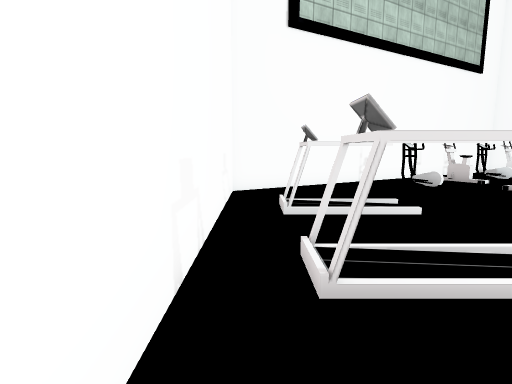
View 1 (above)

24 first-person views from a walk through a Unity game level. The camera is 1.5 m above the floor, tilts 8° down and sees 80° across. The floor is counted in squares, 1 m on a side. Each view is taken from the middle of a square. On the plan, view 1 faces up. The plan holds only what a view shows up to about 15 squares ahead; the rest is blank. The place goes on beyond the plan. The player character is not drawn. Some surface patterns are stand-ins.

View 2
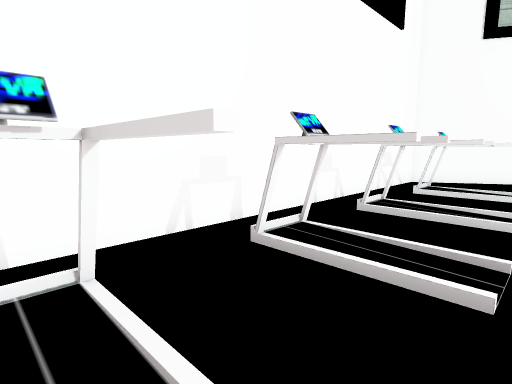

View 3
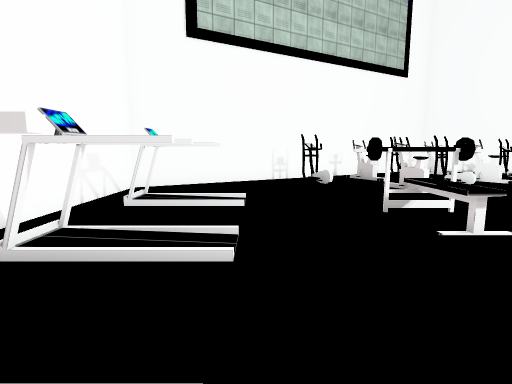

View 4
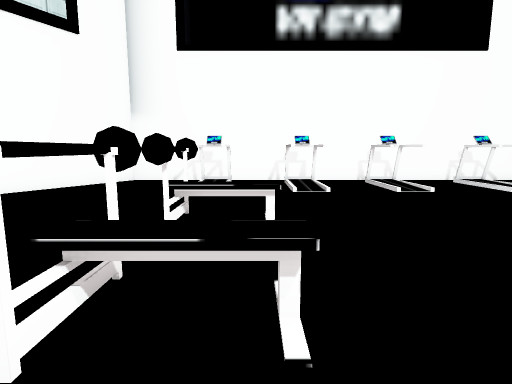

View 5
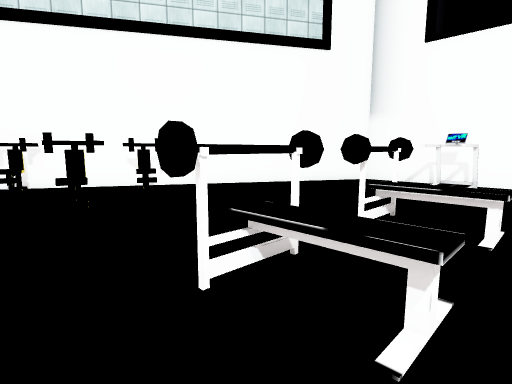

View 6
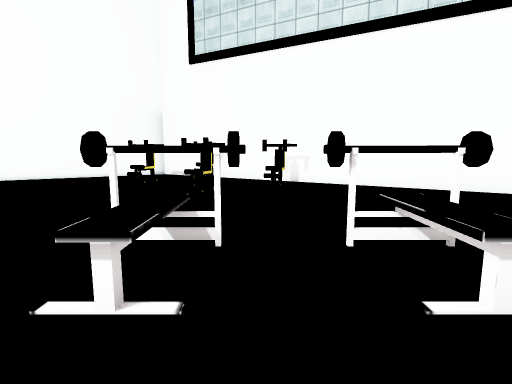

View 7
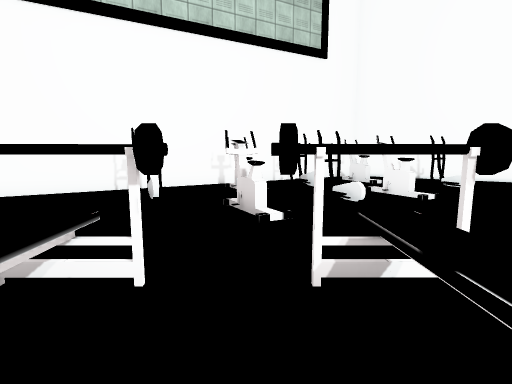

View 8
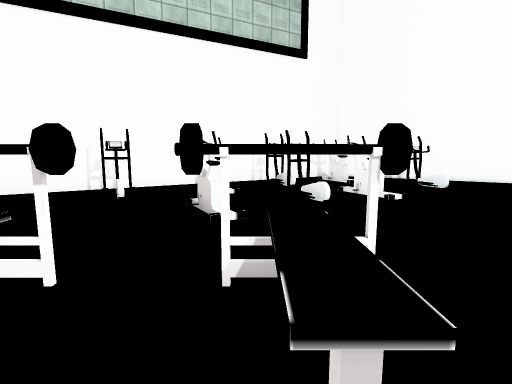

View 9
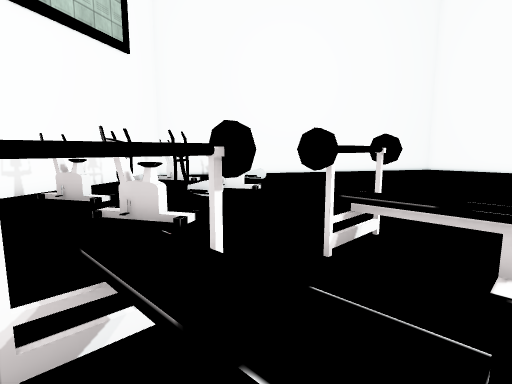

View 10
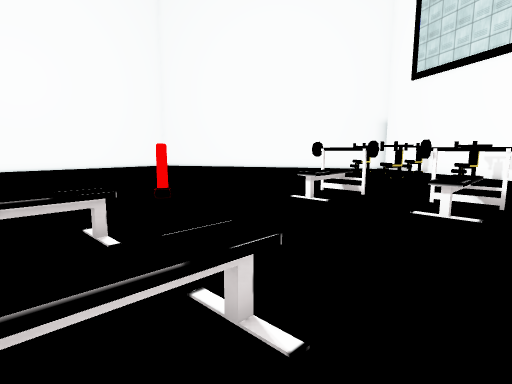

View 11
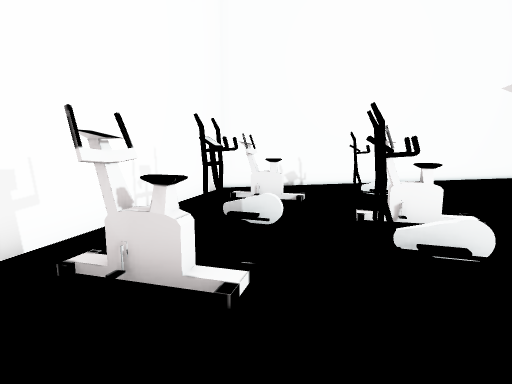

View 12
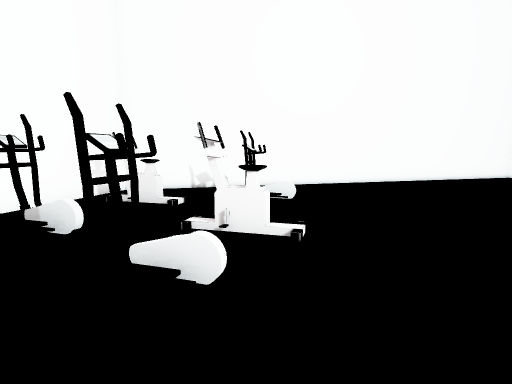

View 13
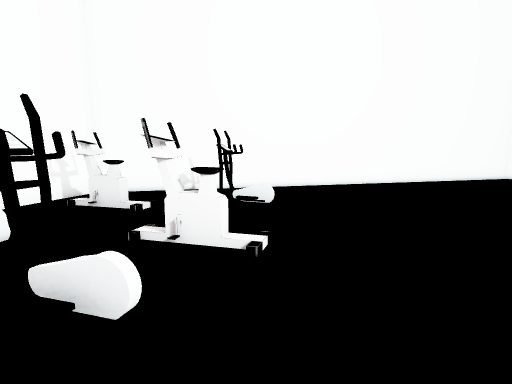

View 14
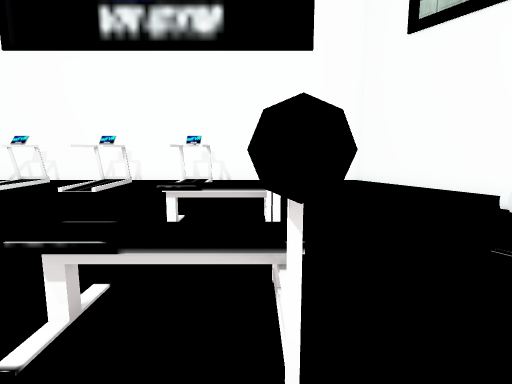

View 15
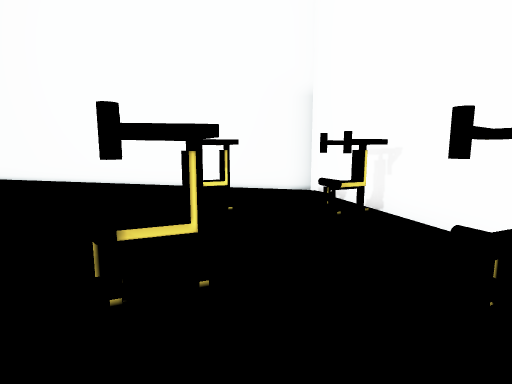

View 16
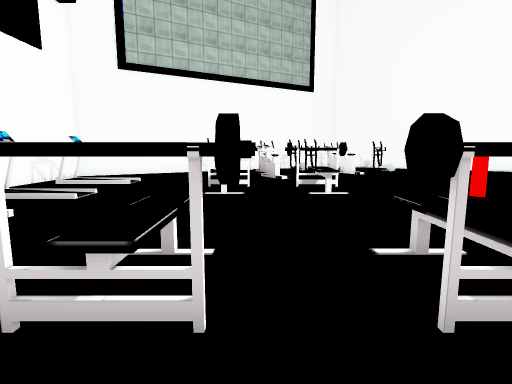

View 17
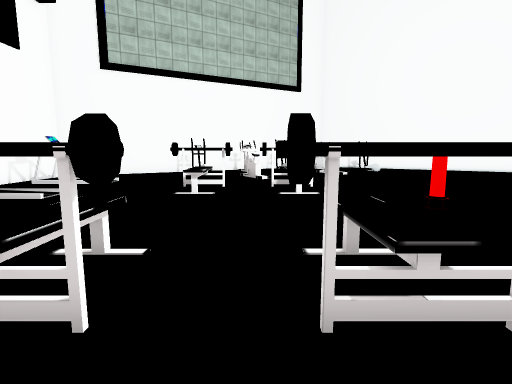

View 18
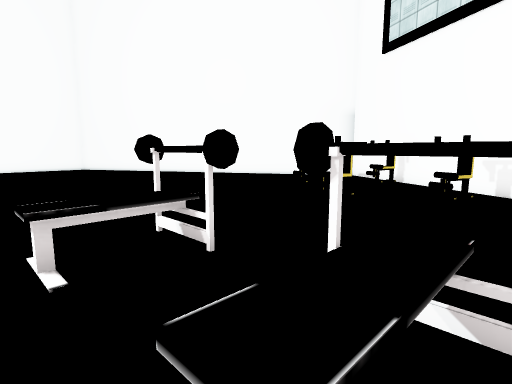

View 19
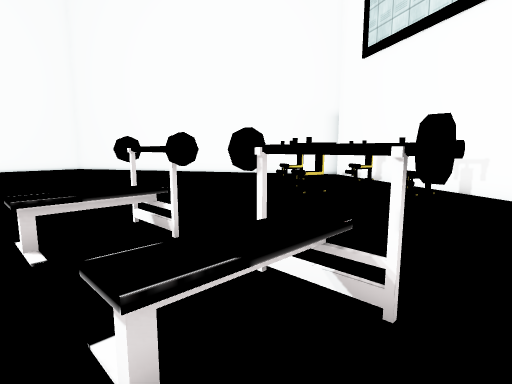

View 20
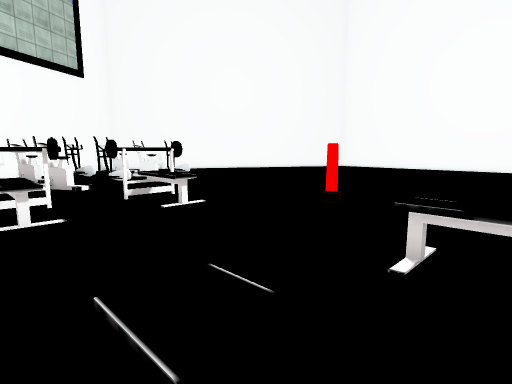

View 21
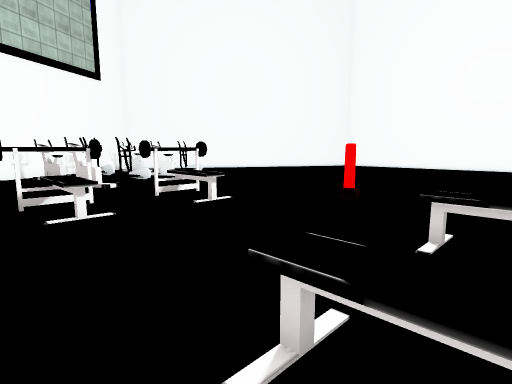

View 22
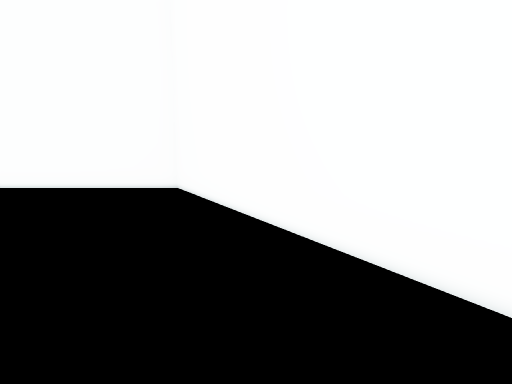

View 23
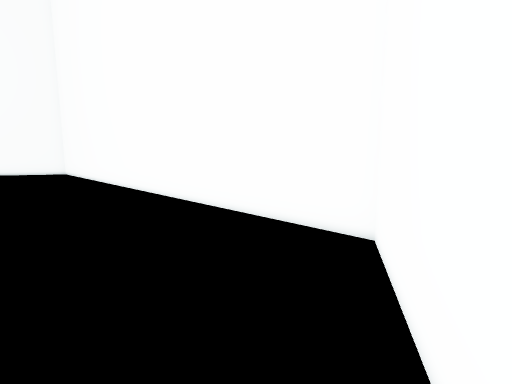

View 24
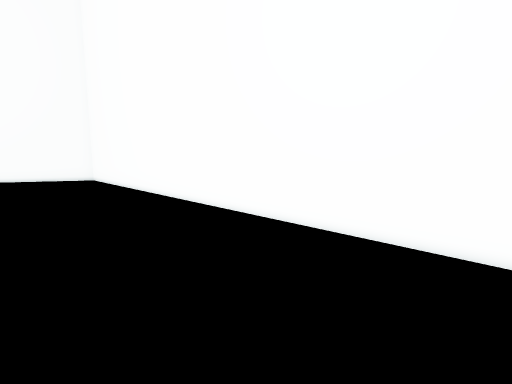

### Floor plan
Key: @ floor where view 1 was taken; # wall or solid block; x gap in a wall; . main floor; : floor 0.25 m higher than the main floor; = window, fence, low wall or low ledge; ^ raised ledge; B bag.
Columns run from 1 left of view 1 to 32 right of it. Each row starts with its distance up from view 1.
 20                ####
 19              ##..  ##
 18            ### .#   ###
 17          ###    =     ##
 16         ##.  #          ##
 15       ##  ## =.           ##
 14     ###   .#  ..           ###
 13    ##   #  . ##x=            ##
 12  ##     =  . .=                ##
 11 ##       . #                    ##
 10 #          =                     #
  9 # ....      ..                   #
  8 # ###.  ..  ..                   #
  7 # ###.  ..  ..                   #
  6 #...   .#....# .                 #
  5 #.....   ^..^^                   #
  4 # ###.  .^....                   #
  3 # ###.     ..                    #
  2 #              B                 #
  1 #.....     .   BB                #
  0 #@#:..                           #
 -1 # .##. .... .. .                 #
 -2 #    .  .^..^^ .                 #
 -3 #.###. ..^..^^.                  #
 -4 # ###.  #. .x#.                  #
 -5 #       .. ..               .    #
 -6 #         ..                     #
 -7 #                                #
 -8 ##        .                     ##
 -9  ##          #                 ##
-10    ##        #              .##
-11     ###   ##         .     ###
-12       ##  #               ##
-13         ##              ##
-14           ##          ##
-15            ###      ###
-16              ##    ##
-17                ####

Positions as (right, up) in squares from view 1, and headings:
1: (0, 0), facing up
2: (4, -4), facing up-left
3: (4, -1), facing up
4: (14, -2), facing left
5: (14, -1), facing down-left
6: (10, 1), facing down
7: (10, 3), facing up
8: (11, 3), facing up
9: (7, 4), facing up-right
10: (6, 6), facing down-right
11: (8, 11), facing up-right
12: (11, 9), facing up-right
13: (12, 9), facing up-right
14: (14, 6), facing left
15: (9, -8), facing down-right
16: (9, -6), facing up
17: (10, -6), facing up
18: (7, -1), facing down-right
19: (6, -1), facing down-right
20: (7, -3), facing up-right
21: (6, -3), facing up-right
22: (20, -11), facing right
23: (27, -10), facing up-right
24: (27, -5), facing up-right
